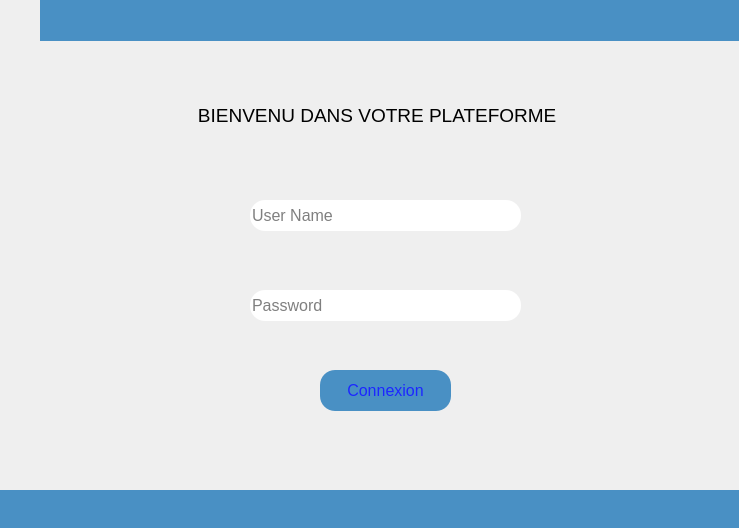
<?xml version="1.0" encoding="UTF-8"?>
<ui version="4.0">
 <class>Form</class>
 <widget class="QWidget" name="Form">
  <property name="geometry">
   <rect>
    <x>0</x>
    <y>0</y>
    <width>739</width>
    <height>528</height>
   </rect>
  </property>
  <property name="windowTitle">
   <string>Form</string>
  </property>
  <widget class="QFrame" name="horizontalFrame">
   <property name="geometry">
    <rect>
     <x>40</x>
     <y>0</y>
     <width>701</width>
     <height>41</height>
    </rect>
   </property>
   <property name="styleSheet">
    <string notr="true">background-color: rgb(73, 144, 196);</string>
   </property>
   <layout class="QHBoxLayout" name="horizontalLayout"/>
  </widget>
  <widget class="QFrame" name="horizontalFrame">
   <property name="geometry">
    <rect>
     <x>0</x>
     <y>490</y>
     <width>751</width>
     <height>41</height>
    </rect>
   </property>
   <property name="styleSheet">
    <string notr="true">background-color: rgb(73, 144, 196);</string>
   </property>
   <layout class="QHBoxLayout" name="horizontalLayout_3"/>
  </widget>
  <widget class="QLabel" name="label">
   <property name="geometry">
    <rect>
     <x>140</x>
     <y>100</y>
     <width>481</width>
     <height>31</height>
    </rect>
   </property>
   <property name="font">
    <font>
     <pointsize>14</pointsize>
     <bold>false</bold>
    </font>
   </property>
   <property name="text">
    <string>           BIENVENU DANS VOTRE PLATEFORME</string>
   </property>
  </widget>
  <widget class="QLineEdit" name="lineEdit">
   <property name="geometry">
    <rect>
     <x>250</x>
     <y>200</y>
     <width>271</width>
     <height>31</height>
    </rect>
   </property>
   <property name="font">
    <font>
     <pointsize>12</pointsize>
    </font>
   </property>
   <property name="styleSheet">
    <string notr="true">border-radius:15px;</string>
   </property>
   <property name="text">
    <string/>
   </property>
   <property name="echoMode">
    <enum>QLineEdit::Normal</enum>
   </property>
   <property name="placeholderText">
    <string>User Name</string>
   </property>
  </widget>
  <widget class="QLineEdit" name="lineEdit_2">
   <property name="geometry">
    <rect>
     <x>250</x>
     <y>290</y>
     <width>271</width>
     <height>31</height>
    </rect>
   </property>
   <property name="font">
    <font>
     <pointsize>12</pointsize>
    </font>
   </property>
   <property name="styleSheet">
    <string notr="true">border-radius:15px;</string>
   </property>
   <property name="text">
    <string/>
   </property>
   <property name="echoMode">
    <enum>QLineEdit::Password</enum>
   </property>
   <property name="placeholderText">
    <string>Password</string>
   </property>
  </widget>
  <widget class="QPushButton" name="pushButton">
   <property name="geometry">
    <rect>
     <x>320</x>
     <y>370</y>
     <width>131</width>
     <height>41</height>
    </rect>
   </property>
   <property name="font">
    <font>
     <pointsize>12</pointsize>
    </font>
   </property>
   <property name="styleSheet">
    <string notr="true">background-color: rgb(73, 144, 196);
color: rgb(28, 39, 255);
border-radius:15px;








 </string>
   </property>
   <property name="text">
    <string>Connexion</string>
   </property>
  </widget>
 </widget>
 <resources/>
 <connections/>
</ui>
